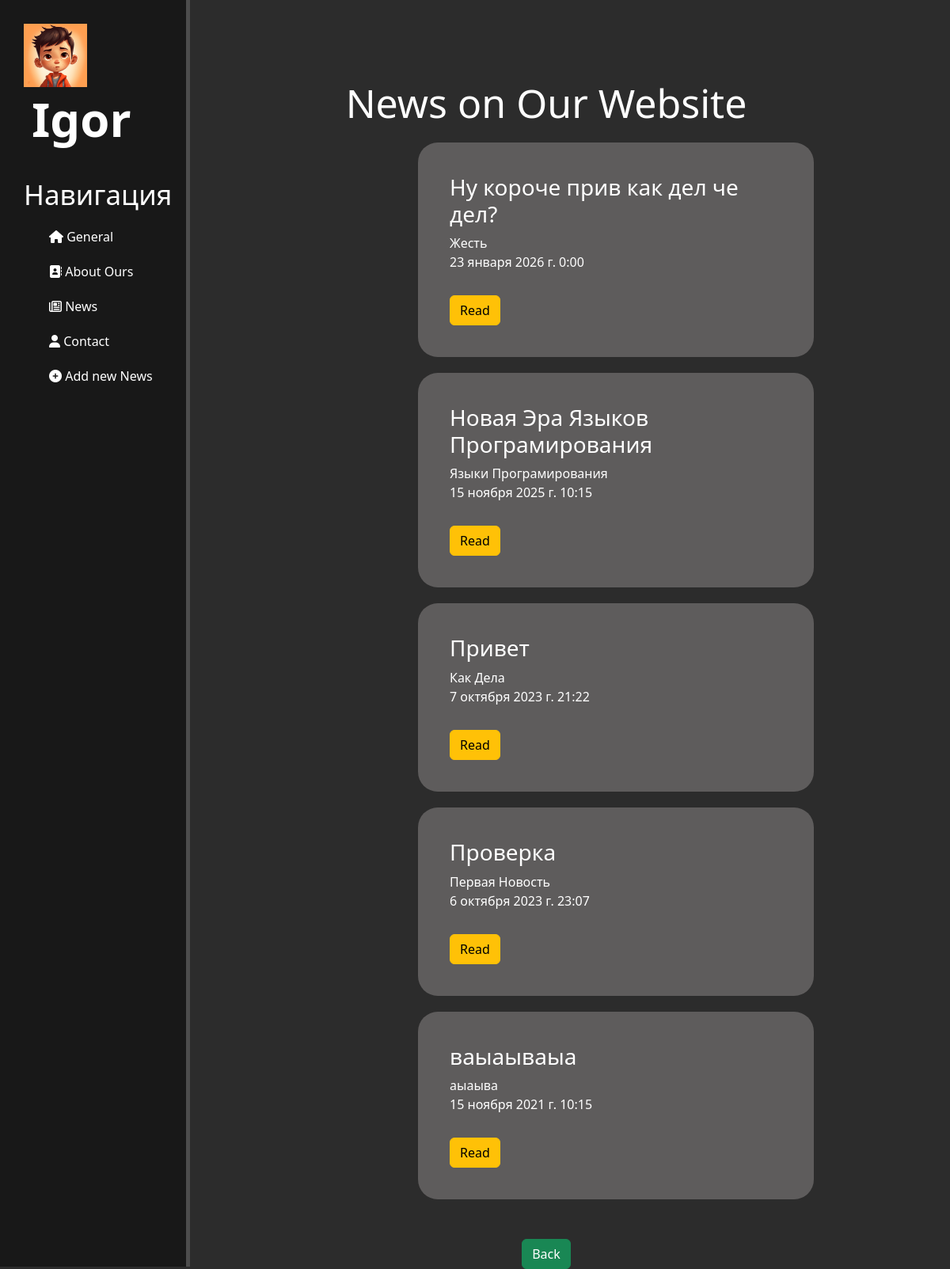
The page /news/ on the database as committed earlier.
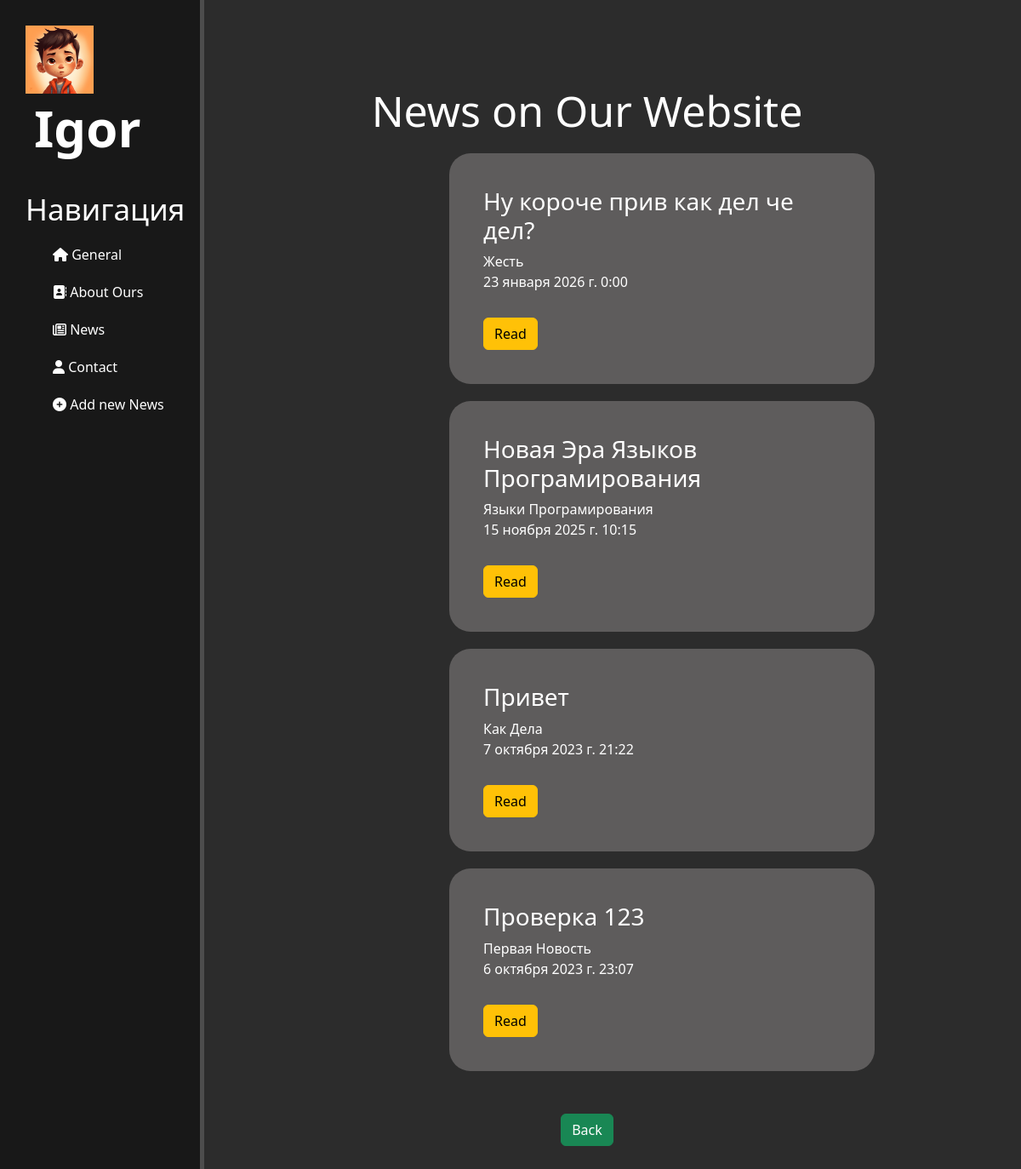
The same page on the database as committed later.
### news/models.py (models this page shows, shortened)
class Article(models.Model):
    title = models.CharField("title", max_length=50, default="")
    anons = models.CharField("anons", max_length=250, default="")
    full_text = models.TextField("Article")
    date = models.DateTimeField("Date Published")
    class Meta:
        verbose_name = "New"
        verbose_name_plural = "News"

### news/views.py (the view)
# urls.py: path("", views.news_home, name="news_home"),
def news_home(request):
    data = {
        "title":"News on Our Website",
        "news":Article.objects.order_by("-date")#[:0]
    }
    return render(request, "news/news_home.html", data )

### news/templates/news/news_home.html (shortened to what this page needs)
{% extends "main/layout.html" %}
{% block content %}
    <div class="features">
        <h1>{{ title }}</h1>
        {% if news%}
        {% for el in news %}
            <div class="NewWrapper">
                <h3>{{el.title}}</h3>
                <div>{{el.anons}}</div>
                <span>{{el.date}}</span>
                <Br>
                <a href={% url 'news_detail' el.id %} class="btn btn-warning">Read</a>
            </div>
        {% endfor %}
        {% else %}
        <h2>On Page dont have News :(</h2>
        {% endif%}
    <div>
        <button class="btn btn-success"">Back</button>
    </div>
    </div>
{% endblock %}

### main/templates/main/layout.html (shortened to what this page needs)
{% load static%}
<!DOCTYPE html>
<html lang="en">
  <head>
    <link
      rel="stylesheet"
      href="https://cdn.jsdelivr.net/npm/bootstrap@5.2.3/dist/css/bootstrap.min.css"
    />
    <link rel="stylesheet" href="{% static 'main/css/main.css'%}" />
    <link
      rel="stylesheet"
      href="https://cdnjs.cloudflare.com/ajax/libs/font-awesome/4.7.0/css/font-awesome.min.css"
    />
  </head>
  <body>
    <aside>
      <img src="{% static 'main/img/ava.png'%}" alt="ava" />
      <span class="logo">Igor </span>
      <h3>Навигация</h3>
      <ul>
        <a href="{% url 'home' %}"
          ><li><i class="fa-solid fa-house"></i> General</li></a
        >
        <a href="{% url 'about' %}"
          ><li><i class="fa-solid fa-address-book"></i> About Ours</li></a
        >
        <a href="{% url 'news_home'%}"
          ><li><i class="fa-regular fa-newspaper"></i> News</li></a
        >
        <a href=""
          ><li><i class="fa-solid fa-user"></i> Contact</li></a
        >
        <a href="{% url 'create'%}">
        <li><i class="fas fa-plus-circle"></i>
          Add new News
        </li></a>
      </ul>
    </aside>
    <main>{% block content %} {% endblock %}</main>
  </body>
</html>

### main/static/main/css/main.css (style rules this page uses)
body { background-color: #2c2c2c; }
aside { float: left; background-color: #181818; width: 20%; padding: 2.5%; height: 200vh; color:white; border-right:5px solid #4d4d4d; }
aside img { width: 80px; float:left; }
aside span { font-size: 60px; margin-left: 10px; font-weight: bold ; position: relative; top:-5px }
aside h3 { margin-top: 25px; font-size: 35px; }
aside ul { list-style: none; }
aside ul li { color: #fff; display: block; margin-top: 20px; text-decoration: none; transform: transform .6s ease; }
aside ul a { text-decoration: none; }
main .features { float:left; color: white; margin-top: 100px; text-align: center; width: 75%; }
main .features h1 { font-size: 50px; }
.NewWrapper { float:center; width: 500px; margin:20px 32%; padding: 40px; text-align:left; background-color: #5e5c5c; border-radius: 25px; }
.btn { margin-top: 30px; }

Rows that differ between the two databases and show on the page:
removed Article: title "ваыаываыа", anons "аыаыва", date "15 ноября 2021 г. 10:15"
changed Article "Первая Новость": title "Проверка" → "Проверка 123"
